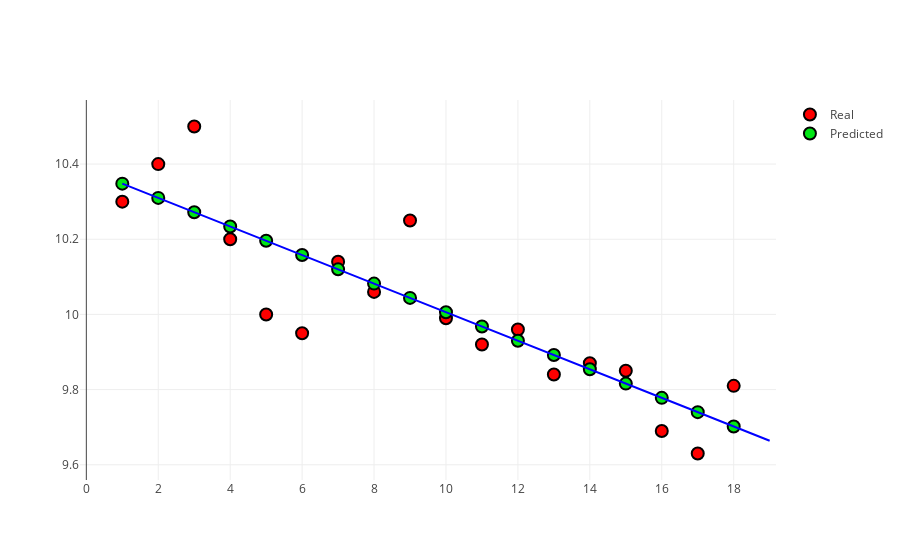

Source (notebook cell):
### Code cell
# Create traces
interval = np.linspace(1, 19, 1000)
points = a + b*interval

trace0 = go.Scatter(
    x = df["Game"],
    y = df["Winning time men"],
    mode = 'markers',
    name = 'Real',
    marker = dict(
          color = 'rgb(255, 0, 0)',
          size = 12,
          line = dict(
            color = 'rgb(0, 0, 0)',
            width = 2
          )
        ),
        showlegend = True
)
trace1 = go.Scatter(
    x = df["Game"],
    y = df["Winning Time Men Predicted"],
    mode = 'markers',
    name = 'Predicted',
    marker = dict(
          color = 'rgb(0, 230, 20)',
          size = 12,
          line = dict(
            color = 'rgb(0, 0, 0)',
            width = 2
          )
        ),
        showlegend = True
)
trace2 = go.Scatter(
    x = interval,
    y = points,
    mode = 'lines',
    name = 'a + bx',
    marker = dict(
          color = 'rgb(0, 0, 255)',
          size = 5,
          line = dict(
            color = 'rgb(0, 0, 0)',
            width = 2
          )
        ),
        showlegend = False
)

data = [trace0, trace1, trace2]
iplot(data, filename='scatter-mode')

### Figure 1 — Plotly figure (JSON) as saved in the notebook; plotly's stock layout.template omitted (floating-point values rounded to 4 significant figures; data arrays with more than 128 entries replaced by an {"elided": "..."} marker saying what was removed)
{"data": [{"marker": {"color": "rgb(255, 0, 0)", "line": {"color": "rgb(0, 0, 0)", "width": 2}, "size": 12}, "mode": "markers", "name": "Real", "showlegend": true, "type": "scatter", "uid": "e1ed74b6-70a0-42d5-9ff0-7b3ec404d3c2", "x": [1, 2, 3, 4, 5, 6, 7, 8, 9, 10, 11, 12, 13, 14, 15, 16, 17, 18], "y": [10.3, 10.4, 10.5, 10.2, 10, 9.95, 10.14, 10.06, 10.25, 9.99, 9.92, 9.96, 9.84, 9.87, 9.85, 9.69, 9.63, 9.81]}, {"marker": {"color": "rgb(0, 230, 20)", "line": {"color": "rgb(0, 0, 0)", "width": 2}, "size": 12}, "mode": "markers", "name": "Predicted", "showlegend": true, "type": "scatter", "uid": "69e048eb-587d-4463-ae36-1da3b7a4afe9", "x": [1, 2, 3, 4, 5, 6, 7, 8, 9, 10, 11, 12, 13, 14, 15, 16, 17, 18], "y": [10.35, 10.31, 10.27, 10.23, 10.2, 10.16, 10.12, 10.08, 10.04, 10.01, 9.968, 9.93, 9.892, 9.854, 9.816, 9.778, 9.74, 9.702]}, {"marker": {"color": "rgb(0, 0, 255)", "line": {"color": "rgb(0, 0, 0)", "width": 2}, "size": 5}, "mode": "lines", "name": "a + bx", "showlegend": false, "type": "scatter", "uid": "ae430ff6-7896-4549-ada9-0cd82a720a3b", "x": {"elided": "1000 float values"}, "y": {"elided": "1000 float values"}}], "layout": {}}
